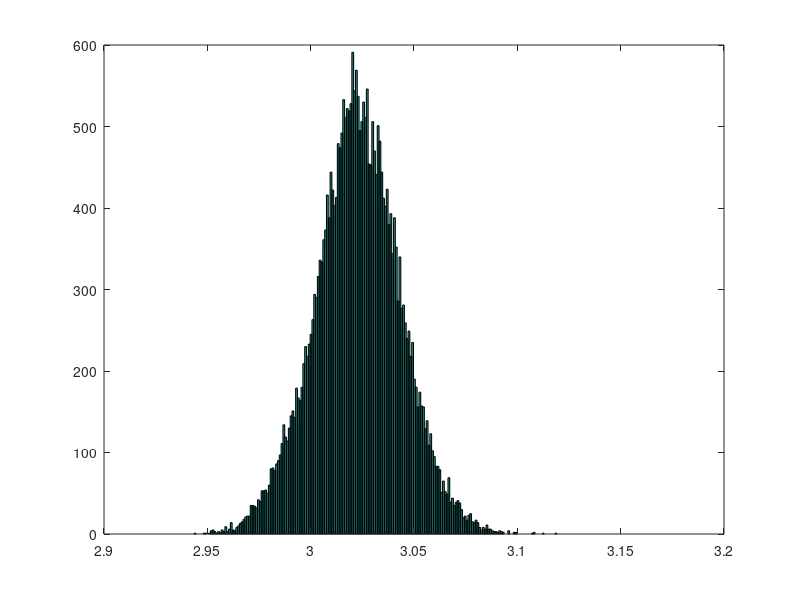

The MATLAB script that drew this image:
pkg load optim


n_classes = 6;
n_major_classes = 3;

% minimum acceptible overall grade
min_grade = 3.0;

% minimum acceptible major grade
min_major_grade = 3.5;

% Total Number of workable hours in the week
H = 70;

% Goal: minimize study time
f = ones(6,1);

% Number of hours per week to finish problem set.
% On study weeks before prelims, this is the amount of studying
%		in hours to achieve a perfect score.
h_req_1 = 12.0;
h_req_2 = 6.0;  % major class
h_req_3 = 7.0;  % major class
h_req_4 = 5.0;  % major class
h_req_5 = 4.0;
h_req_6 = 1.0;
h_req = [h_req_1; h_req_2; h_req_3; h_req_4; h_req_5; h_req_6];

% Expected grade per class with no studying
b_1 = 1.0;
b_2 = 2.0;
b_3 = 2.0;
b_4 = 1.5;
b_5 = 2.5;
b_6 = 2.5;
b = [b_1; b_2; b_3; b_4; b_5; b_6];

% the grade in the class is given by:
% g = b + ( h ./ h_req ) * 4.0

% average grade is given by:
% sum(g) / n_classes = sum(b) / n_classes + sum( h ./ h_req ) * ( 4.0 / n_classes)
% 
% if average grade must be greater than min_grade,
% (4.0 ./ (h_req * n_classes))' * h < -sum(b) / n_classes + min_grade

% setup main grade
total_gpa_constraint_line = (4.0 - b) ./ (h_req * n_classes);
total_gpa_constraint_maximum = min_grade - sum(b) / n_classes;

% setup major grade.  Use same process but only refer to major classes
major_gpa_constraint_line = ([(4.0 - b(2))/h_req(2); (4.0 - b(3))/h_req(3); (4.0 - b(4))/h_req(4)] / n_major_classes);
major_gpa_constraint_maximum = min_major_grade - sum([b(2); b(3); b(4)]) / n_major_classes;

% in addition to already specified constraints,
%   constrain each hour number to be greater than 0
%   and less than than the number required to get a 4.0 (to keep grades below 4.0)

A = [ ones(1,6); -total_gpa_constraint_line'; 0, -major_gpa_constraint_line', 0, 0; -eye(6); eye(6)];
b_constraint = [ H; -total_gpa_constraint_maximum; -major_gpa_constraint_maximum; zeros(6,1) ; h_req]; 

h = linprog(f, A, b_constraint)

printf("Study Plan:\n");
printf("Class \t\t Hours per Week\n");
printf("-------------------------------\n");
printf("Quantum Field: \t\t %f\n", h(1));
printf("Math Modeling: \t\t %f\n", h(2));
printf("Topology: \t\t %f\n", h(3));
printf("Combinatorics: \t\t %f\n", h(4));
printf("Robot Arms: \t\t %f\n", h(5));
printf("French: \t\t %f\n", h(6));
printf("-------------------------------\n");
printf("Estimated GPA: %f\n", sum(b + ( h ./ h_req ) .* (4.0 - b))/6.0);
printf("Estimated Major GPA: %f\n", (b(2) + b(3) + b(4) + ( (4.0 - b(2)) * h(2) / h_req(2) + (4.0 - b(3)) * h(3) / h_req(3) + (4.0 - b(4)) * h(4) / h_req(4) ))/3.0);

% stuff
n_samples = 30000;
gpas = zeros(n_samples,1);
major_gpa = zeros(n_samples,1);
h_req_stdiv = 0.1;
b_stdiv = 0.1;

for i = 1:n_samples
	noise_h_req= randn(6,1)*h_req_stdiv;
	while min(noise_h_req + h_req) < 0.0
		noise_h_req= randn(6,1)*h_req_stdiv;
	end
	noise_b = randn(6,1)*b_stdiv;
	while min(noise_b) < 0.0 || max(b + noise_b) > 4.0
		noise_b = randn(6,1)*b_stdiv;
	end
	gpas(i) = sum(min((b+noise_b) + (4.0 - b - noise_b).*(h ./ (h_req + noise_h_req)),4.0))/6.0;
	major_gpa(i) = sum(min(
		       [ b(2) + noise_b(2) + (4.0 - b(2) - noise_b(2)) * ( h(2) / (h_req(2) + noise_h_req(2)) ) ,
			 b(3) + noise_b(3) + (4.0 - b(3) - noise_b(3)) * ( h(3) / (h_req(3) + noise_h_req(3)) ) ,
			 b(4) + noise_b(4) + (4.0 - b(4) - noise_b(4))* ( h(4) / (h_req(4) + noise_h_req(4)) )], 4.0))/3.0;
end

gpa_means = mean(gpas);
major_gpa_means = mean(major_gpa);
gpa_stdivs = mean(gpas .^ 2) - mean(gpas) .^ 2;
major_gpa_stdivs = mean(major_gpa .^ 2) - mean(major_gpa) .^ 2;


figure
title("Total GPA with 0.1 stdiv noise on parameters")
xlabel("Total GPA")
ylabel("Number Occurrences")
hist(gpas,200)
print("stdiv-0.1-hist.png");
pause
